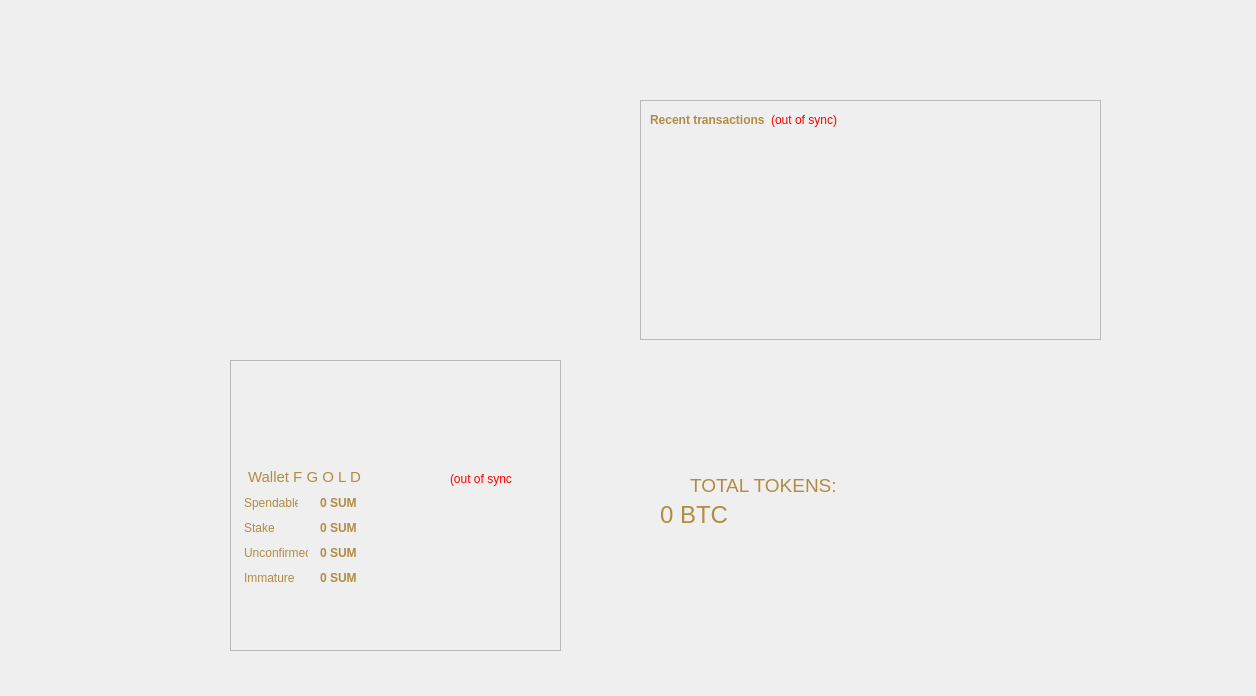
<?xml version="1.0" encoding="UTF-8"?>
<ui version="4.0">
 <class>OverviewPage</class>
 <widget class="QWidget" name="OverviewPage">
  <property name="geometry">
   <rect>
    <x>0</x>
    <y>0</y>
    <width>1256</width>
    <height>696</height>
   </rect>
  </property>
  <property name="windowTitle">
   <string>Form</string>
  </property>
  <property name="styleSheet">
   <string notr="true">color: rgb(177, 140, 65);</string>
  </property>
  <widget class="QFrame" name="frame">
   <property name="geometry">
    <rect>
     <x>230</x>
     <y>360</y>
     <width>331</width>
     <height>291</height>
    </rect>
   </property>
   <property name="frameShape">
    <enum>QFrame::StyledPanel</enum>
   </property>
   <property name="frameShadow">
    <enum>QFrame::Raised</enum>
   </property>
   <widget class="QLabel" name="labelWalletStatus">
    <property name="geometry">
     <rect>
      <x>220</x>
      <y>110</y>
      <width>62</width>
      <height>18</height>
     </rect>
    </property>
    <property name="toolTip">
     <string>The displayed information may be out of date. Your wallet automatically synchronizes with the SUMCOIN network after a connection is established, but this process has not completed yet.</string>
    </property>
    <property name="styleSheet">
     <string notr="true">QLabel { color: red; }</string>
    </property>
    <property name="text">
     <string notr="true">(out of sync)</string>
    </property>
    <property name="alignment">
     <set>Qt::AlignLeading|Qt::AlignLeft|Qt::AlignVCenter</set>
    </property>
   </widget>
   <widget class="QLabel" name="label_5">
    <property name="geometry">
     <rect>
      <x>18</x>
      <y>108</y>
      <width>161</width>
      <height>18</height>
     </rect>
    </property>
    <property name="font">
     <font>
      <pointsize>11</pointsize>
      <weight>50</weight>
      <bold>false</bold>
     </font>
    </property>
    <property name="text">
     <string>Wallet F G O L D</string>
    </property>
   </widget>
   <widget class="QLabel" name="labelBalance">
    <property name="geometry">
     <rect>
      <x>90</x>
      <y>135</y>
      <width>191</width>
      <height>16</height>
     </rect>
    </property>
    <property name="font">
     <font>
      <weight>75</weight>
      <bold>true</bold>
     </font>
    </property>
    <property name="cursor">
     <cursorShape>IBeamCursor</cursorShape>
    </property>
    <property name="toolTip">
     <string>Your current spendable balance</string>
    </property>
    <property name="text">
     <string notr="true">0 SUM</string>
    </property>
    <property name="textInteractionFlags">
     <set>Qt::LinksAccessibleByMouse|Qt::TextSelectableByKeyboard|Qt::TextSelectableByMouse</set>
    </property>
   </widget>
   <widget class="QLabel" name="label">
    <property name="geometry">
     <rect>
      <x>14</x>
      <y>135</y>
      <width>54</width>
      <height>16</height>
     </rect>
    </property>
    <property name="text">
     <string>Spendable:</string>
    </property>
   </widget>
   <widget class="QLabel" name="label_6">
    <property name="geometry">
     <rect>
      <x>14</x>
      <y>160</y>
      <width>31</width>
      <height>16</height>
     </rect>
    </property>
    <property name="text">
     <string>Stake:</string>
    </property>
   </widget>
   <widget class="QLabel" name="labelStake">
    <property name="geometry">
     <rect>
      <x>90</x>
      <y>160</y>
      <width>211</width>
      <height>16</height>
     </rect>
    </property>
    <property name="font">
     <font>
      <weight>75</weight>
      <bold>true</bold>
     </font>
    </property>
    <property name="cursor">
     <cursorShape>IBeamCursor</cursorShape>
    </property>
    <property name="toolTip">
     <string>Total of coins that was staked, and do not yet count toward the current balance</string>
    </property>
    <property name="text">
     <string notr="true">0 SUM</string>
    </property>
    <property name="textInteractionFlags">
     <set>Qt::LinksAccessibleByMouse|Qt::TextSelectableByKeyboard|Qt::TextSelectableByMouse</set>
    </property>
   </widget>
   <widget class="QLabel" name="label_3">
    <property name="geometry">
     <rect>
      <x>14</x>
      <y>185</y>
      <width>64</width>
      <height>16</height>
     </rect>
    </property>
    <property name="text">
     <string>Unconfirmed:</string>
    </property>
   </widget>
   <widget class="QLabel" name="labelImmatureText">
    <property name="geometry">
     <rect>
      <x>14</x>
      <y>210</y>
      <width>50</width>
      <height>16</height>
     </rect>
    </property>
    <property name="text">
     <string>Immature:</string>
    </property>
   </widget>
   <widget class="QLabel" name="labelUnconfirmed">
    <property name="geometry">
     <rect>
      <x>90</x>
      <y>185</y>
      <width>211</width>
      <height>16</height>
     </rect>
    </property>
    <property name="font">
     <font>
      <weight>75</weight>
      <bold>true</bold>
     </font>
    </property>
    <property name="cursor">
     <cursorShape>IBeamCursor</cursorShape>
    </property>
    <property name="toolTip">
     <string>Total of transactions that have yet to be confirmed, and do not yet count toward the current balance</string>
    </property>
    <property name="text">
     <string notr="true">0 SUM</string>
    </property>
    <property name="textInteractionFlags">
     <set>Qt::LinksAccessibleByMouse|Qt::TextSelectableByKeyboard|Qt::TextSelectableByMouse</set>
    </property>
   </widget>
   <widget class="QLabel" name="labelImmature">
    <property name="geometry">
     <rect>
      <x>90</x>
      <y>210</y>
      <width>201</width>
      <height>16</height>
     </rect>
    </property>
    <property name="font">
     <font>
      <weight>75</weight>
      <bold>true</bold>
     </font>
    </property>
    <property name="toolTip">
     <string>Mined balance that has not yet matured</string>
    </property>
    <property name="text">
     <string notr="true">0 SUM</string>
    </property>
    <property name="textInteractionFlags">
     <set>Qt::LinksAccessibleByMouse|Qt::TextSelectableByKeyboard|Qt::TextSelectableByMouse</set>
    </property>
   </widget>
  </widget>
  <widget class="QFrame" name="frame_2">
   <property name="geometry">
    <rect>
     <x>640</x>
     <y>100</y>
     <width>461</width>
     <height>240</height>
    </rect>
   </property>
   <property name="frameShape">
    <enum>QFrame::StyledPanel</enum>
   </property>
   <property name="frameShadow">
    <enum>QFrame::Raised</enum>
   </property>
   <layout class="QVBoxLayout" name="verticalLayout">
    <item>
     <layout class="QHBoxLayout" name="horizontalLayout_2">
      <item>
       <widget class="QLabel" name="label_4">
        <property name="text">
         <string>&lt;b&gt;Recent transactions&lt;/b&gt;</string>
        </property>
       </widget>
      </item>
      <item>
       <widget class="QLabel" name="labelTransactionsStatus">
        <property name="toolTip">
         <string>The displayed information may be out of date. Your wallet automatically synchronizes with the SUMCOIN network after a connection is established, but this process has not completed yet.</string>
        </property>
        <property name="styleSheet">
         <string notr="true">QLabel { color: red; }</string>
        </property>
        <property name="text">
         <string notr="true">(out of sync)</string>
        </property>
        <property name="alignment">
         <set>Qt::AlignRight|Qt::AlignTrailing|Qt::AlignVCenter</set>
        </property>
       </widget>
      </item>
      <item>
       <spacer name="horizontalSpacer">
        <property name="orientation">
         <enum>Qt::Horizontal</enum>
        </property>
        <property name="sizeHint" stdset="0">
         <size>
          <width>40</width>
          <height>20</height>
         </size>
        </property>
       </spacer>
      </item>
     </layout>
    </item>
    <item>
     <widget class="QListView" name="listTransactions">
      <property name="font">
       <font>
        <pointsize>7</pointsize>
       </font>
      </property>
      <property name="styleSheet">
       <string notr="true">QListView { background: transparent; }</string>
      </property>
      <property name="frameShape">
       <enum>QFrame::NoFrame</enum>
      </property>
      <property name="verticalScrollBarPolicy">
       <enum>Qt::ScrollBarAlwaysOff</enum>
      </property>
      <property name="horizontalScrollBarPolicy">
       <enum>Qt::ScrollBarAlwaysOff</enum>
      </property>
      <property name="selectionMode">
       <enum>QAbstractItemView::NoSelection</enum>
      </property>
     </widget>
    </item>
   </layout>
  </widget>
  <widget class="QLabel" name="labelTotal">
   <property name="geometry">
    <rect>
     <x>660</x>
     <y>500</y>
     <width>491</width>
     <height>31</height>
    </rect>
   </property>
   <property name="font">
    <font>
     <pointsize>18</pointsize>
     <weight>50</weight>
     <bold>false</bold>
    </font>
   </property>
   <property name="cursor">
    <cursorShape>IBeamCursor</cursorShape>
   </property>
   <property name="toolTip">
    <string>Your current total balance</string>
   </property>
   <property name="text">
    <string notr="true">0 BTC</string>
   </property>
   <property name="textInteractionFlags">
    <set>Qt::LinksAccessibleByMouse|Qt::TextSelectableByKeyboard|Qt::TextSelectableByMouse</set>
   </property>
  </widget>
  <widget class="QLabel" name="labelTotalText">
   <property name="geometry">
    <rect>
     <x>690</x>
     <y>470</y>
     <width>201</width>
     <height>31</height>
    </rect>
   </property>
   <property name="font">
    <font>
     <pointsize>14</pointsize>
    </font>
   </property>
   <property name="text">
    <string>TOTAL TOKENS:</string>
   </property>
  </widget>
 </widget>
 <resources/>
 <connections/>
</ui>
